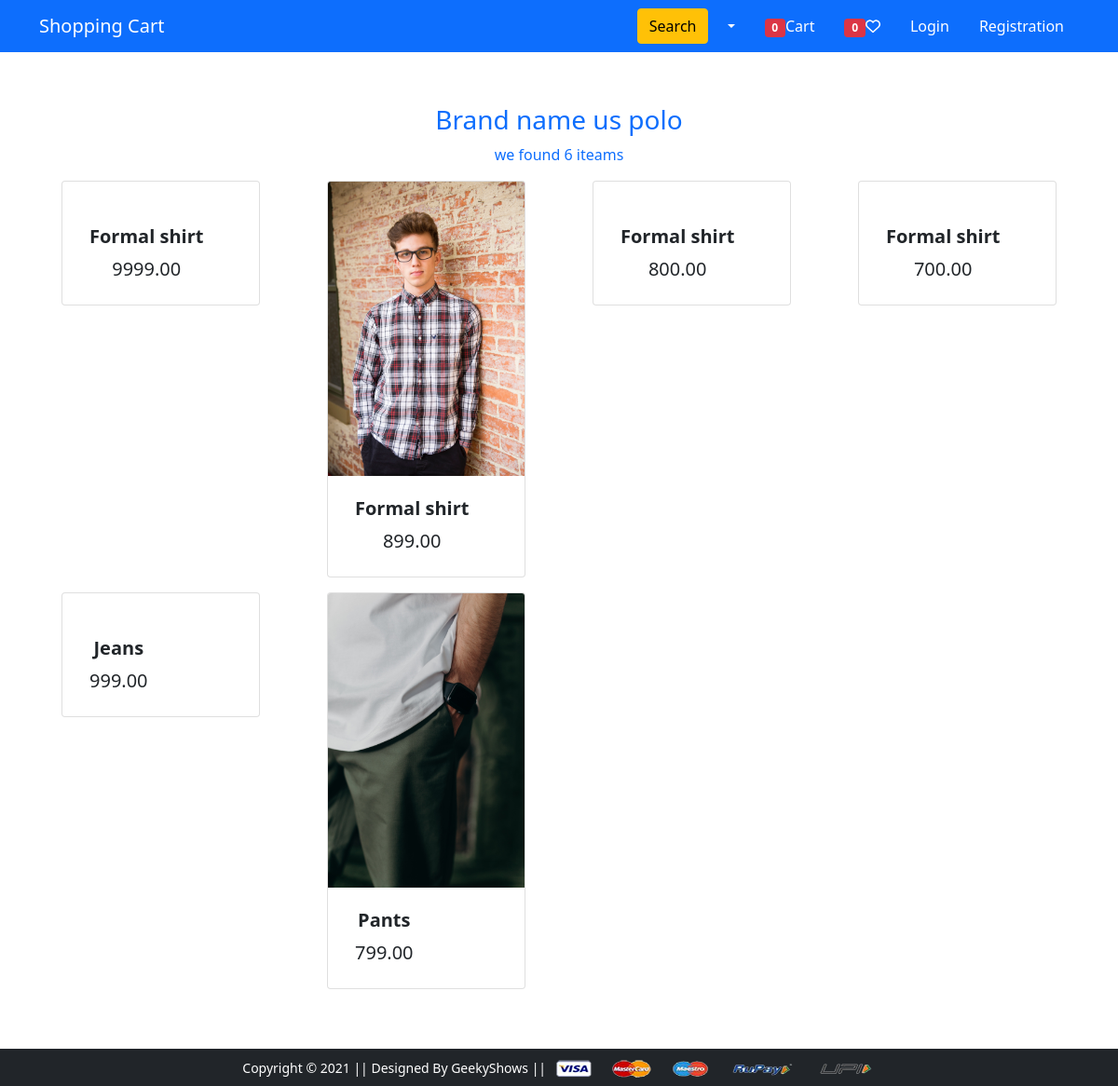
Page /brand/2/ on the earlier database version.
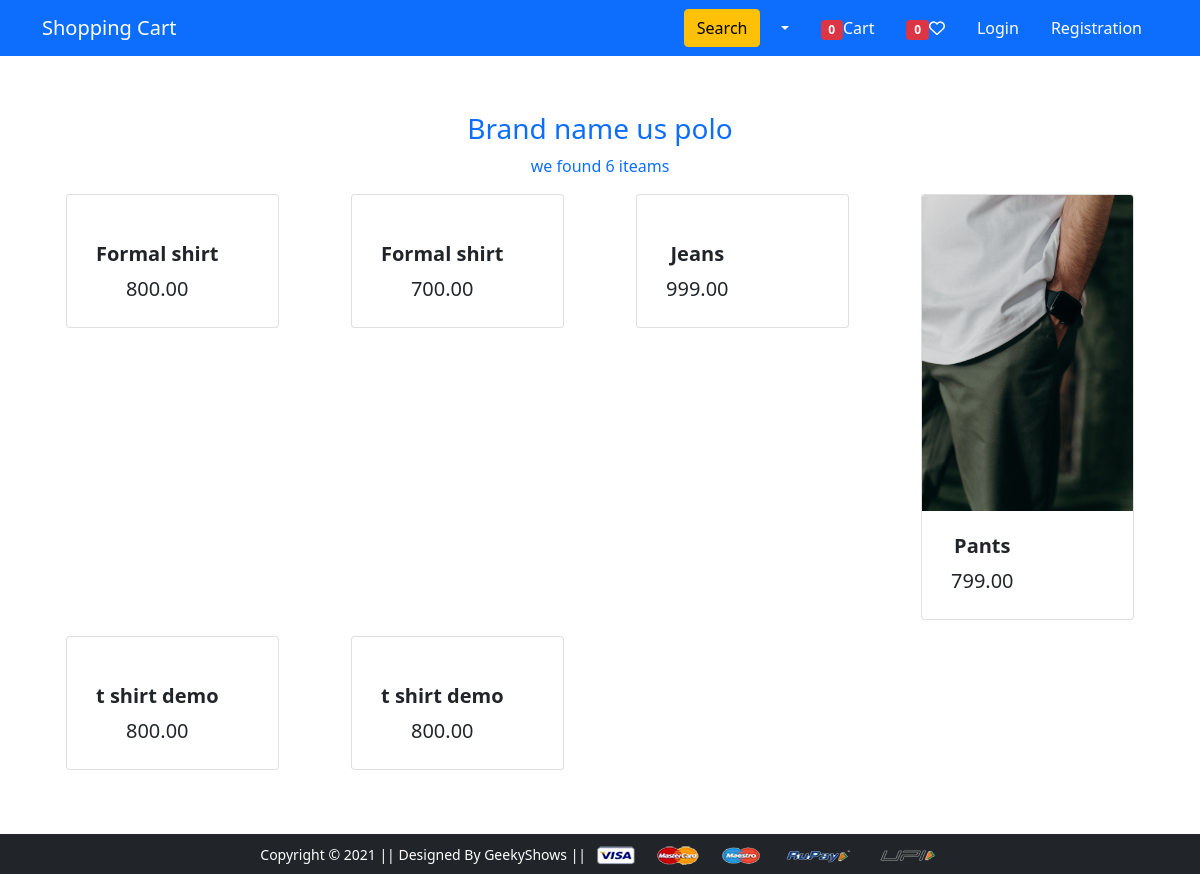
Same page on the later database version.
### core/models.py (models this page shows, shortened)
class Brand(models.Model):
    brand_name = models.CharField(max_length=100)
    image = models.ImageField(upload_to='product', null=True)

class Product(models.Model):
    title = models.CharField(max_length=100)
    product_image = models.ImageField(upload_to='product')
    selling_price = models.DecimalField(max_digits=999999999, decimal_places=2)
    discount_rate = models.DecimalField(max_digits=999999999, decimal_places=2)
    description = models.TextField()
    brand = models.ForeignKey(Brand, on_delete=models.SET_NULL, null=True)
    category = models.ForeignKey(Cetogeory, on_delete=models.SET_NULL, null=True, related_name='category')
    qty = models.IntegerField(default=1, null=True)
    tag = TaggableManager(blank=True)
    featured = models.BooleanField(default=True)
    date = models.DateField(auto_now=True)

### core/views.py (the view)
# urls.py: path('brand/<id>/', views.brand_product_list, name='brand_product_list'),
def brand_product_list(request,id):
  brand = Brand.objects.get(id=id)
  product = Product.objects.filter(brand=brand)
  context = {
    'brand': brand,
    'product' : product,
  }
  return render(request, 'app/brand-list.html', context)

### core/context_proccessors.py (called while the page is built, shortened)
def default(request):
    categories = Cetogeory.objects.all()
    product = Product.objects.all()
    brand = Brand.objects.all()
    cart_count = 0
    wish_list_count = 0
    return {
        'categories': categories,
        'product': product,
        'brand': brand,
        'cart_count' :cart_count,
        'wish_list_count': wish_list_count
    }

### templates/app/brand-list.html (shortened to what this page needs)
{% extends 'app/base.html' %}
{% load static %}
{% block main-content %}
<div class="container rounded mt-5">
    <div class="row">
        <div class="col-12 text-primary text-center">
            <h3 class=" container font-weight-bold pt-2"> Brand name {{brand.brand_name}}</h3>
            <p class="container">we found {{product.count}} iteam{{product.count|pluralize}}</p>
        </div>
    </div>
    <div class="row">
      {% for p in product %}
      <div class="col-sm-3">
          <div class="container mb-3">
              <div class="card custom-card">
                  <a href="{% url 'app:productdetail' p.id %}">
                      <img src="{{ p.product_image.url }}" class="card-img-top" alt="">
                  </a>
                  <div class="card-body hover">
                      <a href="{% url 'app:productdetail' p.id %}" class="btn">
                          <h5 class="card-title fw-bold custom-title">{{ p.title }}</h5>
                          <p class="card-text fs-5 custom-text">{{ p.selling_price }}</p>
                      </a>
                  </div>
              </div>
          </div>
      </div>
      {% endfor %}
  </div>
</div>
{% endblock main-content%}

### templates/app/base.html (shortened to what this page needs)
{% load static %}
<!DOCTYPE html>
<html lang="en">
<head>
    <link href="https://cdn.jsdelivr.net/npm/bootstrap@5.0.0-beta1/dist/css/bootstrap.min.css" rel="stylesheet"
 />
    <link rel="stylesheet" href="{% static 'app/css/owl.carousel.min.css' %}" />
    <link rel="stylesheet" href="https://cdnjs.cloudflare.com/ajax/libs/font-awesome/6.4.0/css/all.min.css" />
    <link rel="stylesheet" href="https://cdnjs.cloudflare.com/ajax/libs/font-awesome/5.15.3/css/all.min.css"
 />
    <link rel="stylesheet" href="https://cdnjs.cloudflare.com/ajax/libs/font-awesome/5.15.3/css/all.min.css"
 />
    <link rel="stylesheet" href="{% static 'app/css/style.css' %}" />
</head>
<body>
    <nav class="navbar navbar-expand-lg navbar-dark bg-primary">
        <div class="container">
            <a class="navbar-brand" href="/">Shopping Cart</a>
            <div class="d-flex align-items-center" id="navbarSupportedContent">
                <form class="d-flex ms-auto" action="{% url 'app:search' %}" method="GET">
                    <button class="btn btn-warning" type="submit">Search</button>
                </form>
                <div>
                    <ul class="navbar-nav me-auto mb-2 mb-lg-0">
                        <li class="nav-item dropdown mx-2">
                            <a class="nav-link dropdown-toggle text-white" href="#" id="profileDropdown" role="button"
                                data-bs-toggle="dropdown" aria-expanded="false">
                            </a>
                        </li>
                        <li class="nav-item mx-2">
                            <a href="{% url 'app:cart' %}" class="nav-link text-white"><span
                                    class="badge bg-danger " id="item-count">{{ cart_count}}</span>Cart
                            </a>
                        </li>
                        <li class="nav-item mx-2">
                            <a href="{% url 'app:wish-list' %}" class="nav-link text-white"><span
                                    class="badge bg-danger " id="wishitem">{{ wish_list_count}}</span><i class="fa-regular fa-heart heart"></i>
                            </a>
                        </li>
                        {% if not request.user.is_authenticated %}
                        <li class="nav-item mx-2">
                            <a href="{% url 'auth:login' %}" class="nav-link text-white">Login</a>
                        </li>
                        <li class="nav-item mx-2">
                            <a href="{% url 'auth:sign_in' %}" class="nav-link text-white">Registration</a>
                        </li>
                        {% endif %}
                    </ul>
                </div>
            </div>
        </div>
    </nav>
     {% block main-content %} {% endblock main-content %}
    <footer class="container-fluid bg-dark text-center p-2 mt-5">
        <small class="text-white">Copyright &copy; 2021 || Designed By GeekyShows ||
        </small>
        <img src="{% static 'app/images/payment.png' %}" alt="" srcset="" class="img-fluid" height="2px" />
    </footer>
</body>
</html>

Differences in the rows shown:
removed Product: title "Formal shirt", selling_price "9999.00"
removed Product: product_image (picture), title "Formal shirt", selling_price "899.00"
added Product: title "t shirt demo", selling_price "800.00"
added Product: title "t shirt demo", selling_price "800.00"
